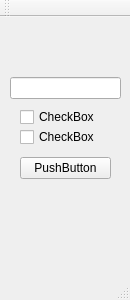
<?xml version="1.0" encoding="UTF-8"?>
<ui version="4.0">
 <class>MainWindow</class>
 <widget class="QMainWindow" name="MainWindow">
  <property name="geometry">
   <rect>
    <x>0</x>
    <y>0</y>
    <width>130</width>
    <height>300</height>
   </rect>
  </property>
  <property name="windowTitle">
   <string>Test</string>
  </property>
  <widget class="QWidget" name="centralWidget">
   <widget class="QCheckBox" name="trayCheckBox_1">
    <property name="geometry">
     <rect>
      <x>20</x>
      <y>90</y>
      <width>91</width>
      <height>20</height>
     </rect>
    </property>
    <property name="text">
     <string>CheckBox</string>
    </property>
   </widget>
   <widget class="QPushButton" name="saveButton">
    <property name="geometry">
     <rect>
      <x>20</x>
      <y>140</y>
      <width>91</width>
      <height>22</height>
     </rect>
    </property>
    <property name="text">
     <string>PushButton</string>
    </property>
   </widget>
   <widget class="QCheckBox" name="trayCheckBox_2">
    <property name="geometry">
     <rect>
      <x>20</x>
      <y>110</y>
      <width>91</width>
      <height>20</height>
     </rect>
    </property>
    <property name="text">
     <string>CheckBox</string>
    </property>
   </widget>
   <widget class="QLineEdit" name="lineEdit">
    <property name="geometry">
     <rect>
      <x>10</x>
      <y>60</y>
      <width>111</width>
      <height>22</height>
     </rect>
    </property>
    <property name="text">
     <string/>
    </property>
   </widget>
  </widget>
  <widget class="QMenuBar" name="menuBar">
   <property name="geometry">
    <rect>
     <x>0</x>
     <y>0</y>
     <width>130</width>
     <height>19</height>
    </rect>
   </property>
  </widget>
  <widget class="QToolBar" name="mainToolBar">
   <attribute name="toolBarArea">
    <enum>TopToolBarArea</enum>
   </attribute>
   <attribute name="toolBarBreak">
    <bool>false</bool>
   </attribute>
  </widget>
  <widget class="QStatusBar" name="statusBar"/>
 </widget>
 <layoutdefault spacing="6" margin="11"/>
 <resources/>
 <connections/>
</ui>
